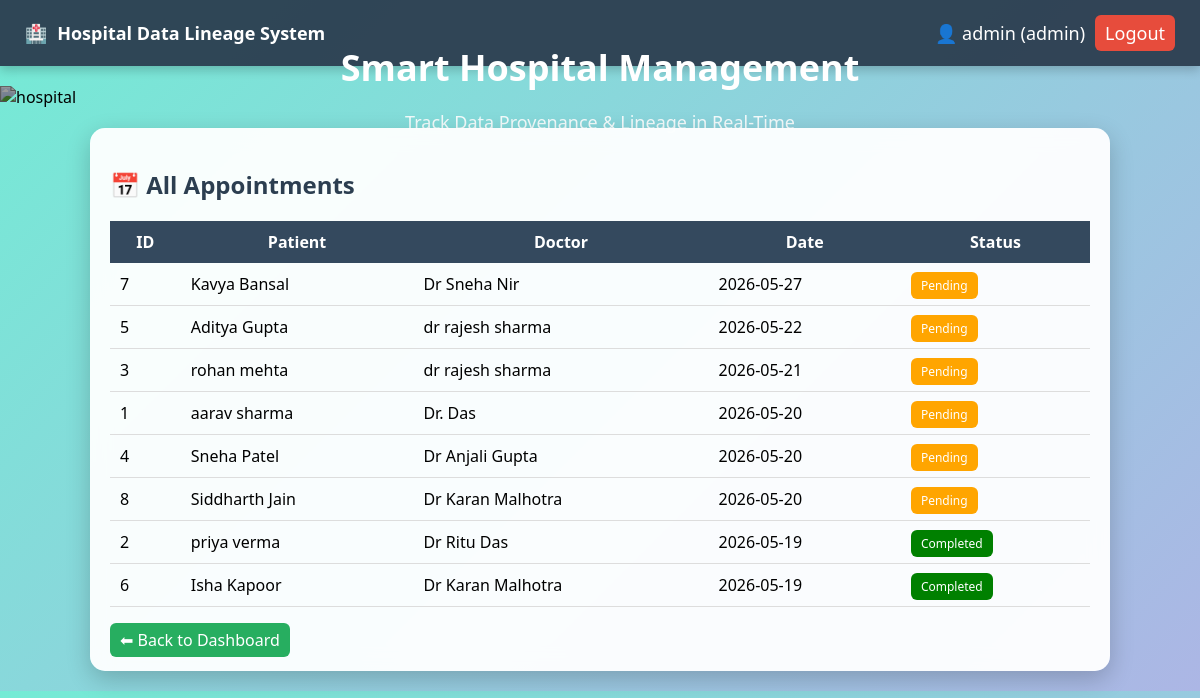
Before: /appointments (signed in) with the older database file.
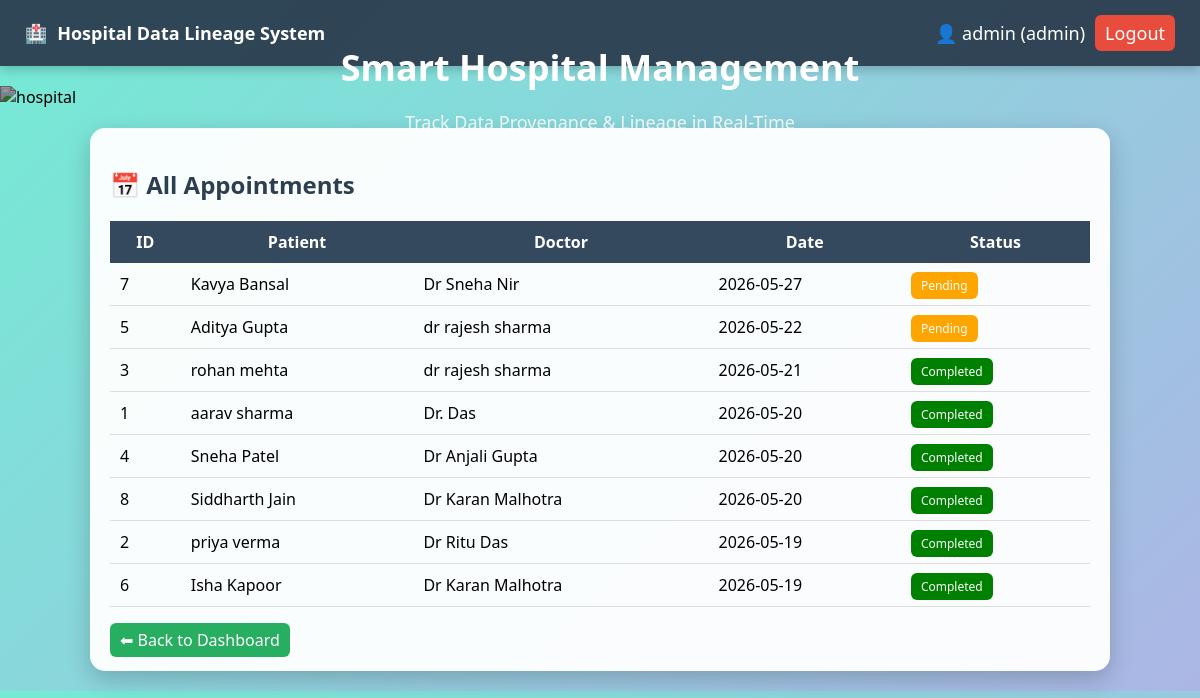
After: the same page with the newer database file.
### tables this page shows
CREATE TABLE appointments (
        id INTEGER PRIMARY KEY AUTOINCREMENT,
        patient_id INTEGER,
        doctor_id INTEGER,
        date TEXT,
        status TEXT DEFAULT 'pending',
        FOREIGN KEY(patient_id) REFERENCES patients(id),
        FOREIGN KEY(doctor_id) REFERENCES doctors(id)
    );

CREATE TABLE patients (
        id INTEGER PRIMARY KEY AUTOINCREMENT,
        name TEXT,
        age INTEGER,
        disease TEXT
    );

CREATE TABLE doctors (
        id INTEGER PRIMARY KEY AUTOINCREMENT,
        name TEXT,
        specialization TEXT
    );

### app.py (the view)
@app.route('/appointments')
def appointments_page():
    if 'user' not in session:
        return redirect('/')
    conn = get_db()
    cur = conn.cursor()
    cur.execute("""
        SELECT a.id, p.name as patient, d.name as doctor, a.date, a.status
        FROM appointments a
        JOIN patients p ON a.patient_id = p.id
        JOIN doctors d ON a.doctor_id = d.id
        ORDER BY a.date DESC
    """)
    data = cur.fetchall()
    return render_template('appointments.html', data=data)

### database.py (called while the page is built)
def get_db():
    conn = sqlite3.connect(DATABASE)
    conn.row_factory = sqlite3.Row
    conn.execute("PRAGMA foreign_keys = ON")
    return conn

### templates/appointments.html
{% extends 'base.html' %}
{% block content %}
<div class="card">
<h2>📅 All Appointments</h2>
<table>
<tr>
    <th>ID</th>
    <th>Patient</th>
    <th>Doctor</th>
    <th>Date</th>
    <th>Status</th>
</tr>
{% for a in data %}
<tr>
    <td>{{a.id}}</td>
    <td>{{a.patient}}</td>
    <td>{{a.doctor}}</td>
    <td>{{a.date}}</td>
    <td>
        {% if a.status == 'pending' %}
            <span class="badge" style="background:orange;">Pending</span>
        {% elif a.status == 'completed' %}
            <span class="badge" style="background:green;">Completed</span>
        {% else %}
            <span class="badge" style="background:red;">Cancelled</span>
        {% endif %}
    </td>
</tr>
{% endfor %}
</table>
<br>
<a href="/dashboard" class="btn">⬅ Back to Dashboard</a>
</div>
{% endblock %}

Changed rows visible on the page:
changed appointments "rohan mehta": status "Pending" → "Completed"
changed appointments "aarav sharma": status "Pending" → "Completed"
changed appointments "Sneha Patel": status "Pending" → "Completed"
changed appointments "Siddharth Jain": status "Pending" → "Completed"
